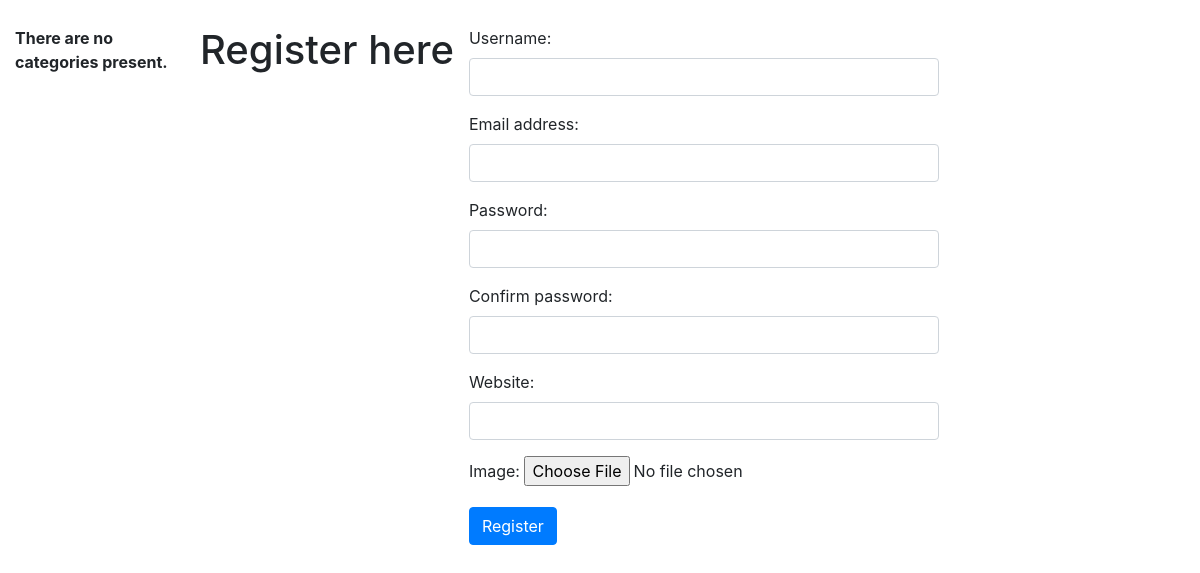
Before: /users/register/ with the older database file.
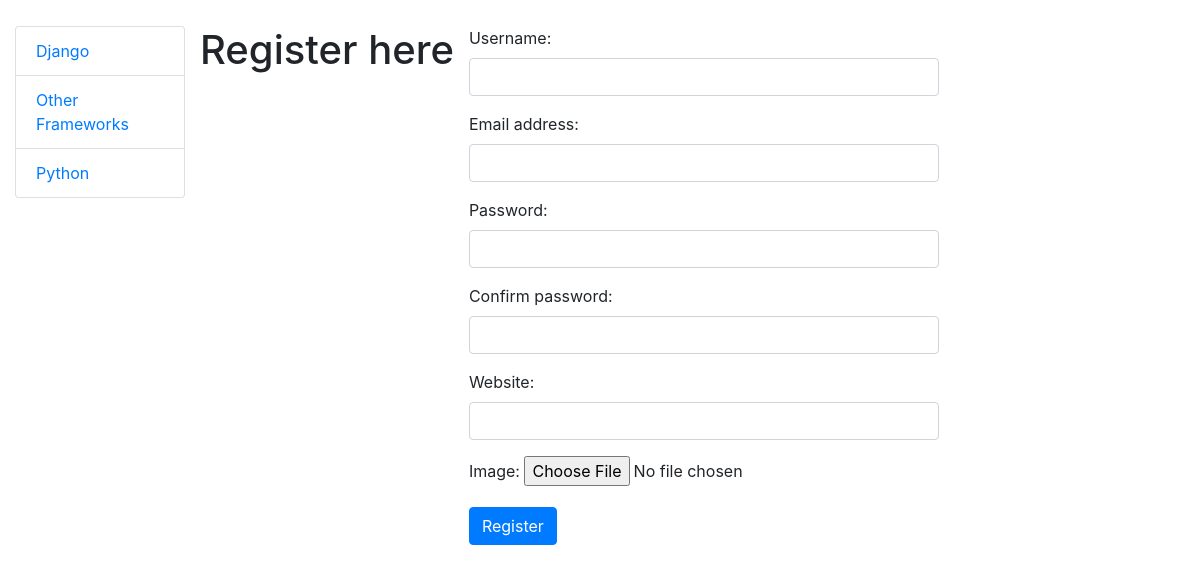
After: the same page with the newer database file.
### pages/models.py (models this page shows, shortened)
class Category(models.Model):
    name = models.CharField(max_length=120, unique=True, db_index=True)
    views = models.PositiveIntegerField(default=0)
    likes = models.PositiveIntegerField(default=0)
    slug = models.SlugField(unique=True, db_index=True)
    class Meta:
        verbose_name_plural = 'categories'
        ordering = ('name',)

### users/views.py (the view)
def register(request):
    if request.method == 'POST':
        user_form = UserForm(data=request.POST)
        if user_form.is_valid():
            user = user_form.save()
            user.set_password(user_form.cleaned_data['password'])
            user.save()
            profile_form = ProfileForm(data=request.POST, files=request.FILES, instance=user.profile)
            if profile_form.is_valid():
                profile_form.save()
                if user.is_active:
                    login(request, user)
                return redirect('root')
    else:
        user_form = UserForm()
        profile_form = ProfileForm()
    return render(request, 'users/register.html', {'user_form': user_form, 'profile_form': profile_form})

### users/forms.py (shortened to what this page needs)
class UserForm(forms.ModelForm):
    confirm_password = forms.CharField()
    password = forms.CharField()
    def __init__(self, *args, **kwargs):
        super(UserForm, self).__init__(*args, **kwargs)
        for field in self.visible_fields():
            field.field.widget.attrs['class'] = 'form-control'
    class Meta:
        model = User
        fields = ('username', 'email', 'password', 'confirm_password')

class ProfileForm(forms.ModelForm):
    class Meta:
        model = Profile
        fields = ('website', 'image')
        widgets = {
            'website': forms.TextInput(attrs={'class': 'form-control'})
        }

### pages/templatetags/pages_tags.py (called while the page is built)
@register.inclusion_tag('pages/categories.html')
def category_list(active=None):
    return {'categories': Category.objects.all(), 'active_cat': active}

### users/templates/users/register.html (shortened to what this page needs)
{% extends "pages/base.html" %}
{% block content %}
<div class="row">
  <h1>Register here</h1>
  <div class="col-md-6">
    <form class="" action="" method="post" enctype="multipart/form-data">
      {% for field in user_form %}
      <div class="form-group ">
        {{ field.label_tag}} {{ field }}
      </div>
      {% endfor %}
      {% for field in profile_form %}
      <div class="form-group ">
        {{ field.label_tag}} {{field}}
      </div>
      {% endfor %}
      <input type="submit" class="btn btn-primary" value="Register">
    </form>
  </div>
</div>
{% endblock %}

### pages/templates/pages/categories.html
<div class="list-group">
  {% if categories %}
  {% for c in categories %}
    {% if c == active_cat %}
        <strong>
        <a class="list-group-item" href="{% url 'pages:detail' c.slug %}">{{ c.name }}</a>
        </strong>
    {% else %}
      <a class="list-group-item" href="{% url 'pages:detail' c.slug %}">{{ c.name }}</a>
    {% endif %}
  {% endfor %}
  {% else %}
  <strong>There are no categories present.</strong>
  {% endif %}
</div>

Changed rows visible on the page:
added Category: name "Django"
added Category: name "Other Frameworks"
added Category: name "Python"
Other visible differences:
text no longer shown: "There are no categories present."
